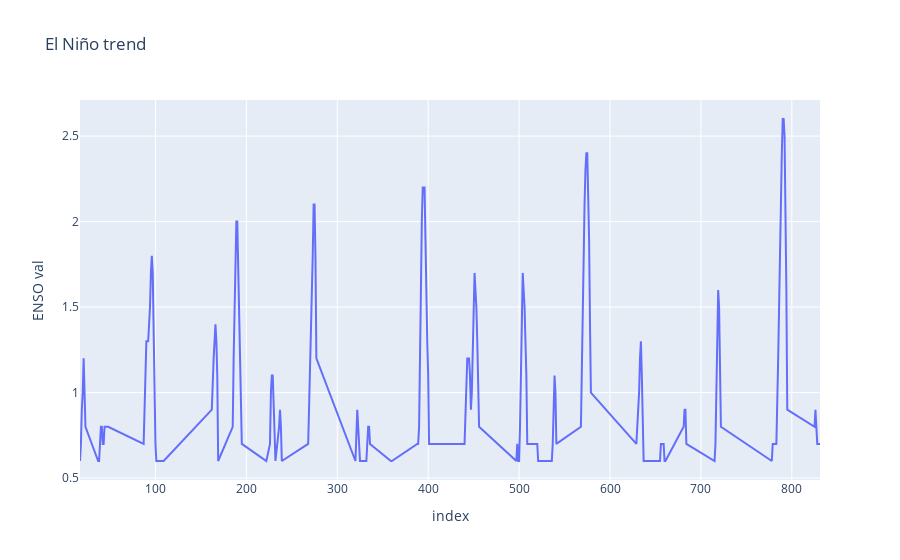
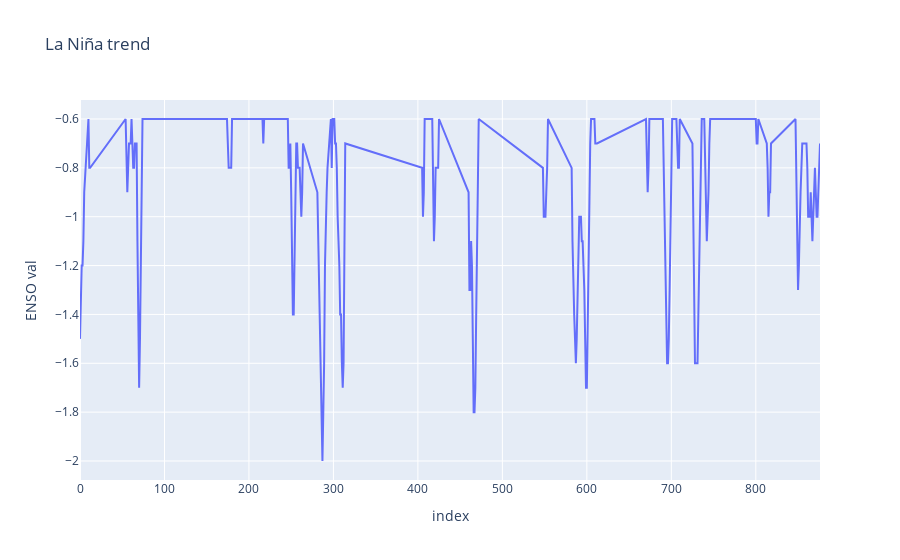

Notebook source saved alongside these figures, in order:
### Code cell
import plotly.express as px
fig= px.line(el_nino_df, x= el_nino_df.index, y='ENSO val', title='El Niño trend')
fig1= px.line(la_nina_df, x=la_nina_df.index, y='ENSO val', title='La Niña trend')
fig.show()
fig1.show()

### Figure 1 — Plotly figure (JSON) as saved in the notebook; plotly's stock layout.template omitted (floating-point values rounded to 4 significant figures; data arrays with more than 128 entries replaced by an {"elided": "..."} marker saying what was removed)
{"data": [{"hovertemplate": "index=%{x}<br>ENSO val=%{y}<extra></extra>", "legendgroup": "", "line": {"color": "#636efa", "dash": "solid"}, "marker": {"symbol": "circle"}, "mode": "lines", "name": "", "orientation": "v", "showlegend": false, "type": "scatter", "x": {"elided": "207 int values"}, "xaxis": "x", "y": {"elided": "207 float values"}, "yaxis": "y"}], "layout": {"legend": {"tracegroupgap": 0}, "title": {"text": "El Niño trend"}, "xaxis": {"anchor": "y", "domain": [0, 1], "title": {"text": "index"}}, "yaxis": {"anchor": "x", "domain": [0, 1], "title": {"text": "ENSO val"}}}}

### Figure 2 — Plotly figure (JSON) as saved in the notebook; plotly's stock layout.template omitted (floating-point values rounded to 4 significant figures; data arrays with more than 128 entries replaced by an {"elided": "..."} marker saying what was removed)
{"data": [{"hovertemplate": "index=%{x}<br>ENSO val=%{y}<extra></extra>", "legendgroup": "", "line": {"color": "#636efa", "dash": "solid"}, "marker": {"symbol": "circle"}, "mode": "lines", "name": "", "orientation": "v", "showlegend": false, "type": "scatter", "x": {"elided": "233 int values"}, "xaxis": "x", "y": {"elided": "233 float values"}, "yaxis": "y"}], "layout": {"legend": {"tracegroupgap": 0}, "title": {"text": "La Niña trend"}, "xaxis": {"anchor": "y", "domain": [0, 1], "title": {"text": "index"}}, "yaxis": {"anchor": "x", "domain": [0, 1], "title": {"text": "ENSO val"}}}}
